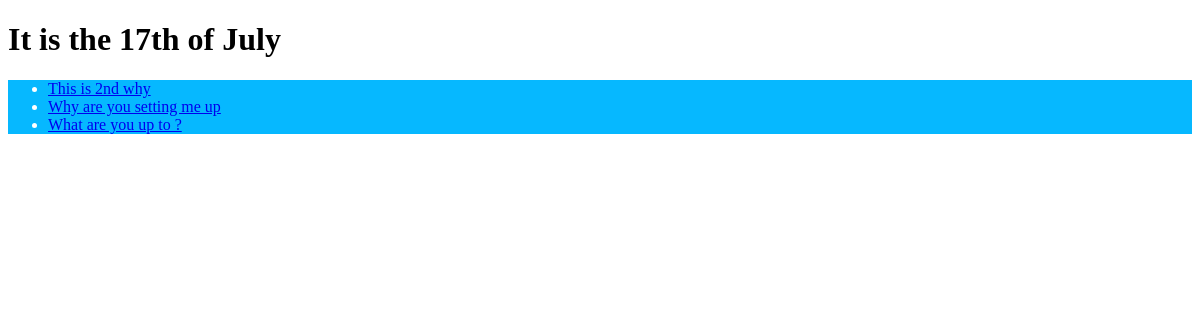
The page /polls/ on the database as committed earlier.
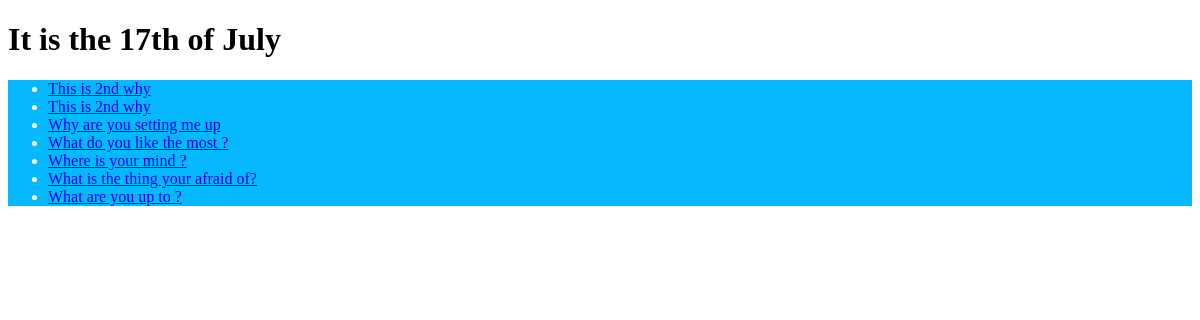
The same page on the database as committed later.
### polls/models.py (models this page shows, shortened)
class Question(models.Model):
    question_weight = models.IntegerField(default=50)
    question_text = models.CharField(max_length=200)
    pub_date = models.DateTimeField('date published')

### polls/views.py (the view)
# urls.py: path('', views.IndexView.as_view(), name='index'),
class IndexView(generic.ListView):
    template_name = 'polls/index_question.html'
    context_object_name = 'latest_question_list'
    def get_queryset(self):
        return Question.objects.order_by('-pub_date')[:10]

### polls/templates/polls/index_question.html (shortened to what this page needs)
{% load static %}
<!DOCTYPE html>
<html lang="en">
<head>
    <link rel="stylesheet" href="{% static 'polls/index.css' %}">
</head>
<body>
    <h1>It is the {% now "jS \o\f F" %}</h1>
    {% if latest_question_list %}
    <ul>
        {% for question in latest_question_list %}
        <li><a href="{% url 'polls:detail' question.id %}">{{ question.question_text|capfirst }}</a></li>
        {% endfor %}
    </ul>
    {% else %}
    <p>No polls are available.</p>
    {% endif %}
</body>
</html>

### polls/static/polls/index.css (style rules this page uses)
ul { background-color: rgb(6, 184, 255); }
li { color: white; }

Rows that differ between the two databases and show on the page:
added Question: question_text "This is 2nd why"
added Question: question_text "What do you like the most ?"
added Question: question_text "Where is your mind ?"
added Question: question_text "What is the thing your afraid of?"
